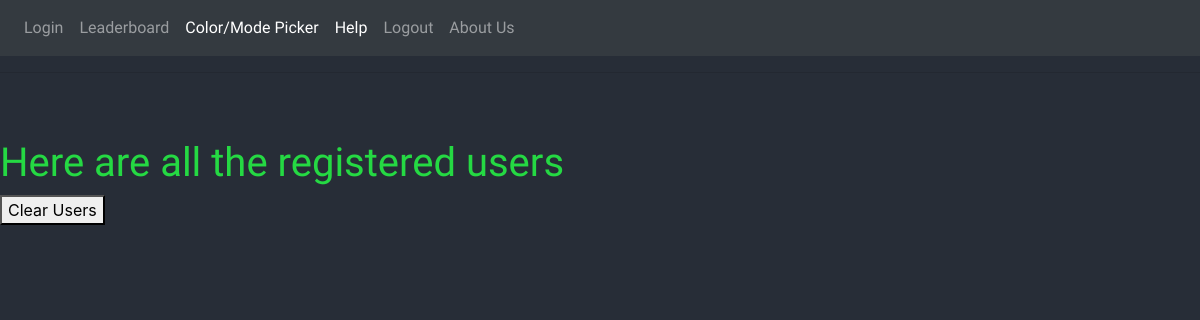
The page /adminpanel on the database as committed earlier.
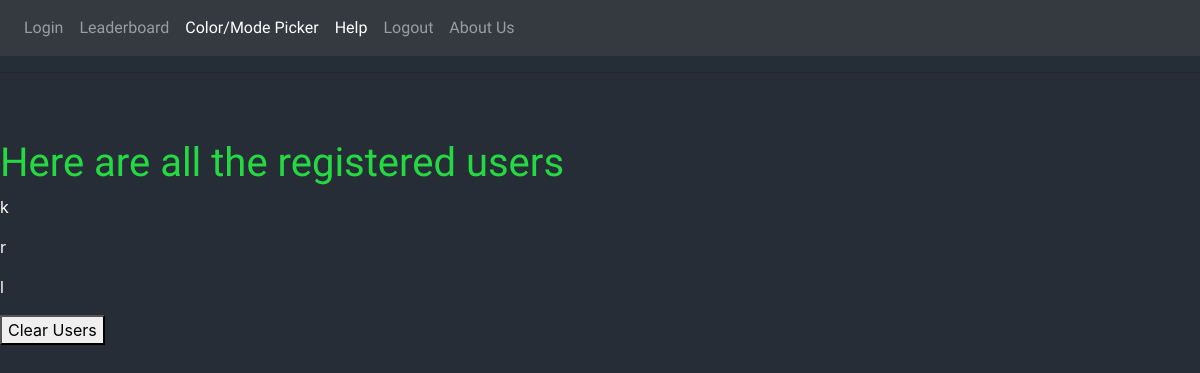
The same page on the database as committed later.
### mygame/models.py (models this page shows, shortened)
class User(UserMixin, db.Model):
    id = db.Column(db.Integer, primary_key=True)
    username = db.Column(db.String(64), index=True, unique=True)
    userscore = db.Column(db.Integer, default=0)
    blackscore = db.Column(db.Integer, default=0)
    hardscore = db.Column(db.Integer, default=0)
    password_hash = db.Column(db.String(128))
    posts = db.relationship('Post', backref='author', lazy='dynamic')

### mygame/routes.py (the view)
@app.route('/adminpanel')
def admin():
    users = User.query.all()
    return render_template('adminpanel.html', title='Admin Page', users=users)

### mygame/templates/adminpanel.html
{% extends "base.html" %}
{% block content %}
    <h1>Here are all the registered users</h1>
    {% for user in users %}
    <div><p>{{ user.username }}</p></div>
    {% endfor %}
    <form action="/adminpanel/" method="post">
      <button name="Clear Users" type="submit"> Clear Users </button>
{% endblock %}:

Rows that differ between the two databases and show on the page:
added User: username "k"
added User: username "r"
added User: username "l"
